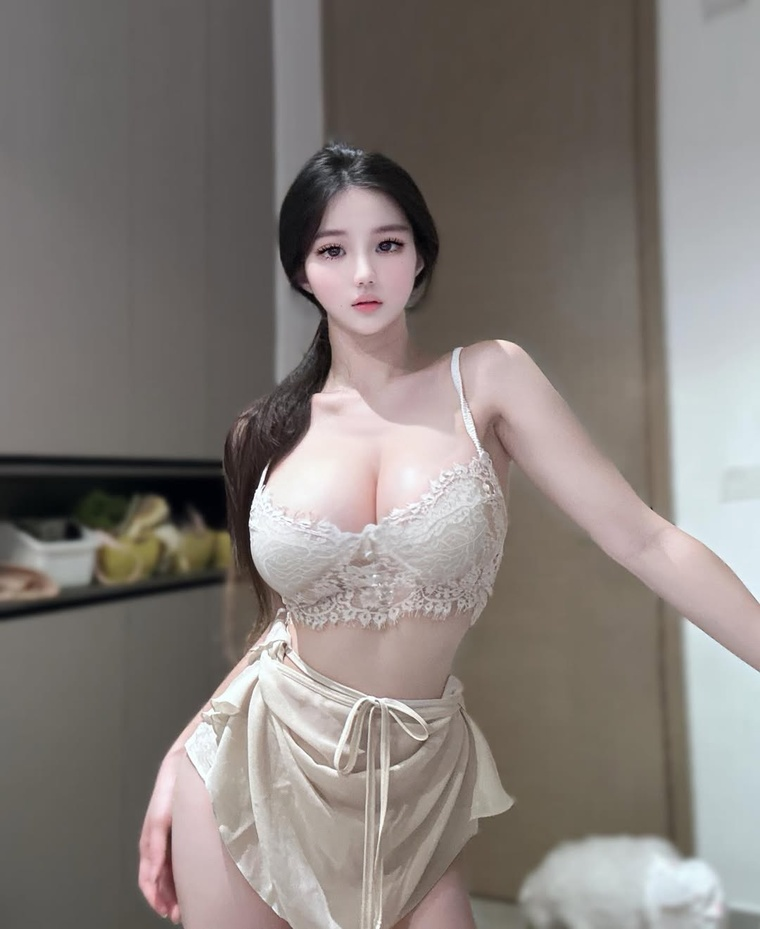
#> input picture data/au_1.jpg, 760 x 929 px, shrunk from 1080 x 1321 before the run; its folder holds only this picture in this run
$ python -i backup.py   (imports and definitions only)   (older library calls are emulated)
#> lines starting #> are read from the running program, lines starting #| are printed output that depends on the picture
#> further down, picture is the input picture: shape (929, 760, 3); mean B, G, R 120.9, 125.1, 132

# [47 lines of commented-out code are left out]

import numpy as np
import cv2
from scipy.fftpack import fft2, fftshift
from algorithm.image_forensics.global_algo import create_saveImg

def resample_detect(image: np.ndarray) -> dict:
    gray = cv2.cvtColor(image, cv2.COLOR_BGR2GRAY)
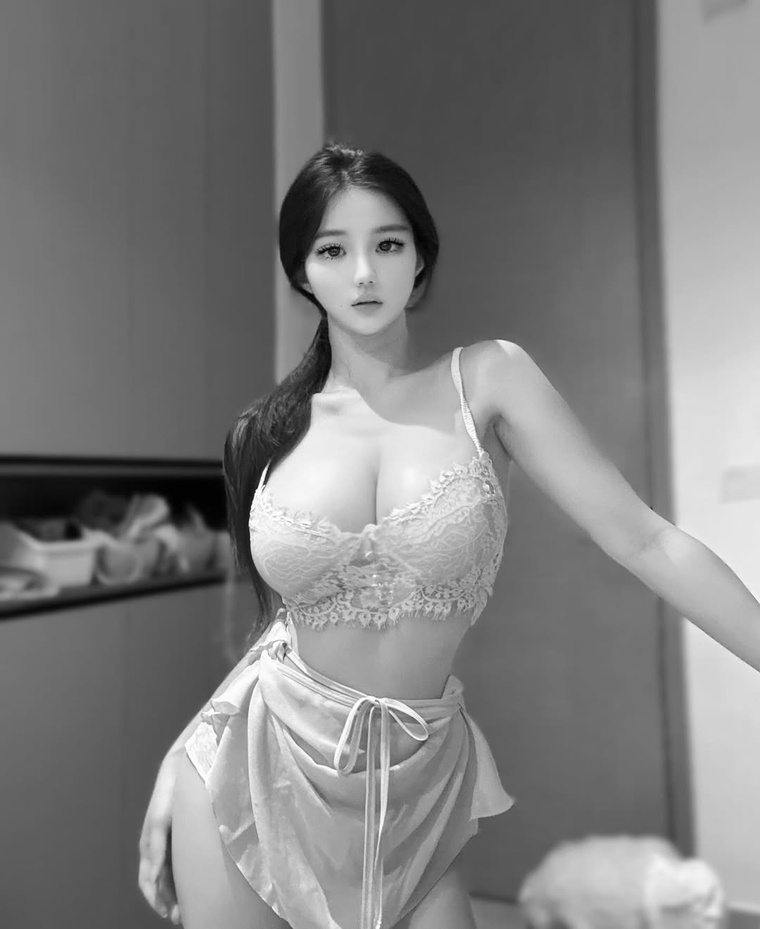
#> gray: shape (929, 760); min 1, max 255, mean 126.7

    # Laplacian enhancement to highlight resampling artifacts
    laplacian = cv2.Laplacian(gray, cv2.CV_64F)
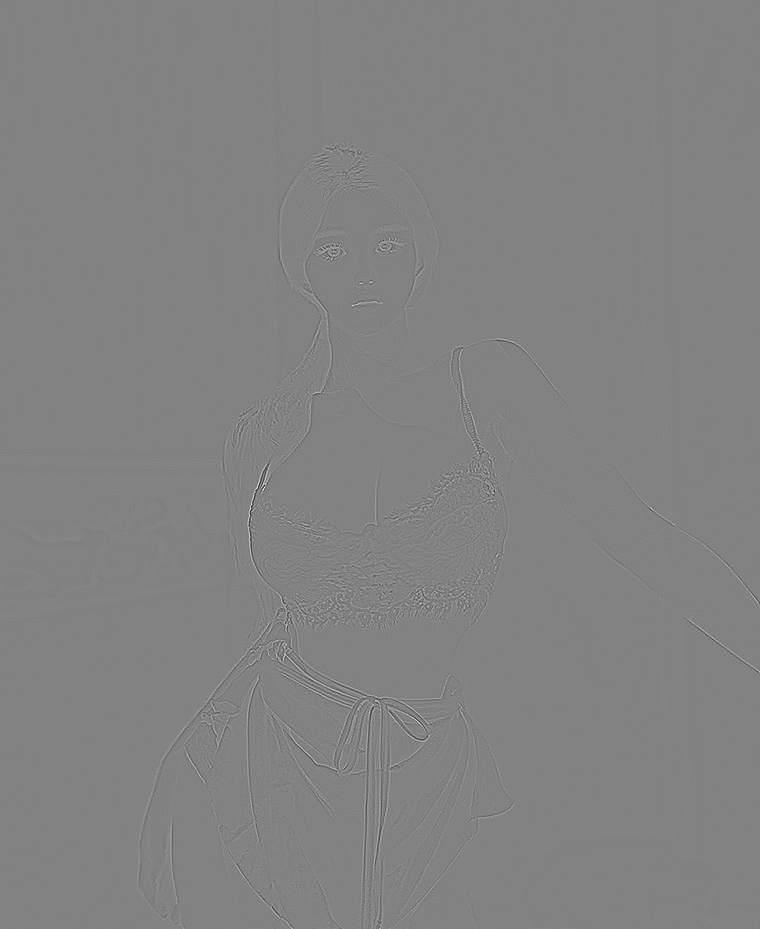
#> laplacian: shape (929, 760) float64; min -309, max 294, mean 0; drawn with min black and max white
    abs_lap = np.abs(laplacian)
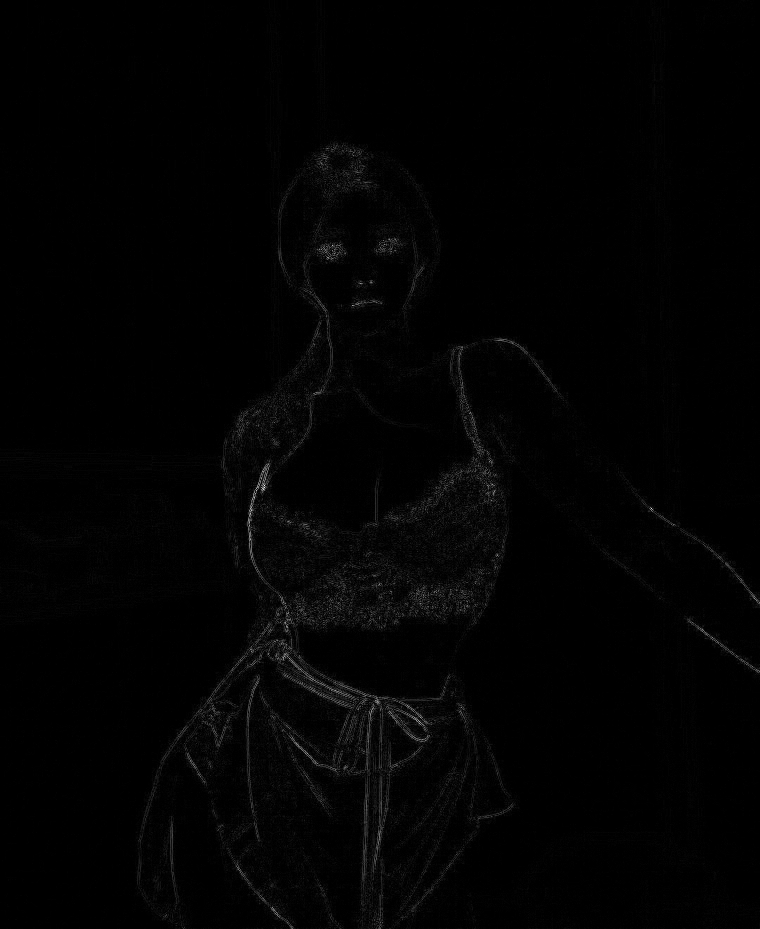
#> abs_lap: shape (929, 760) float64; min 0, max 309, mean 3.7; drawn with min black and max white

    # FFT to transform to frequency domain
    fft_img = fftshift(fft2(abs_lap))
    mag = np.abs(fft_img)
    mag = np.log1p(mag)
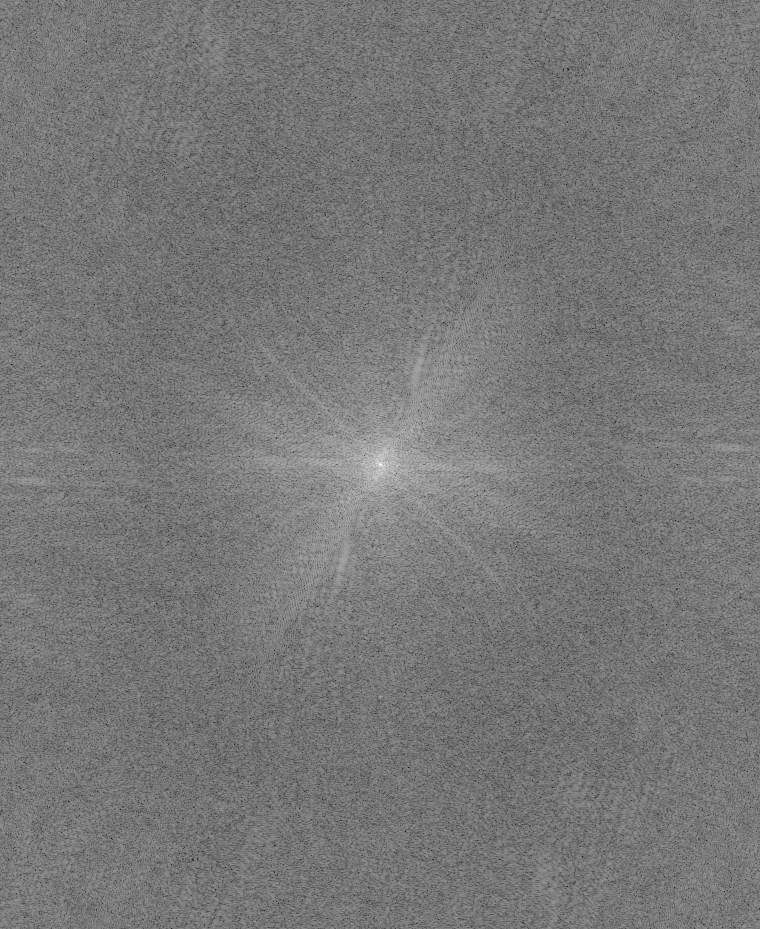
#> mag: shape (929, 760) float64; min 2.5, max 14.77, mean 8.27; drawn with min black and max white

    # Normalize the spectrum for display
    spectrum = cv2.normalize(mag, None, 0, 255, cv2.NORM_MINMAX).astype(np.uint8)


# In your feature_extractor.py or similar

# [59 lines left out: functions extractResample_features, partition_ela_features, not called in this run]

>>> import cv2
>>> picture = cv2.imread('data/au_1.jpg')
>>> result = resample_detect(picture)

$ run again, on data/au_3.jpg
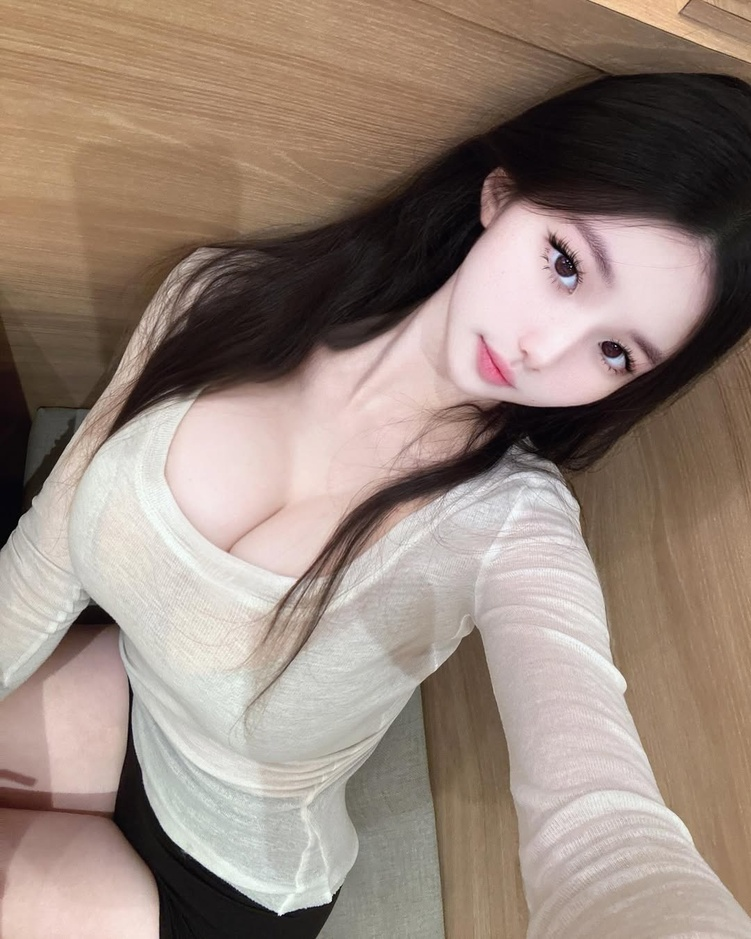
#> input picture data/au_3.jpg, 751 x 939 px, shrunk from 1080 x 1350 before the run
#> picture is the input picture: shape (939, 751, 3); mean B, G, R 123.7, 134.6, 152.1
#> in resample_detect, `abs_lap = np.abs(laplacian)`:
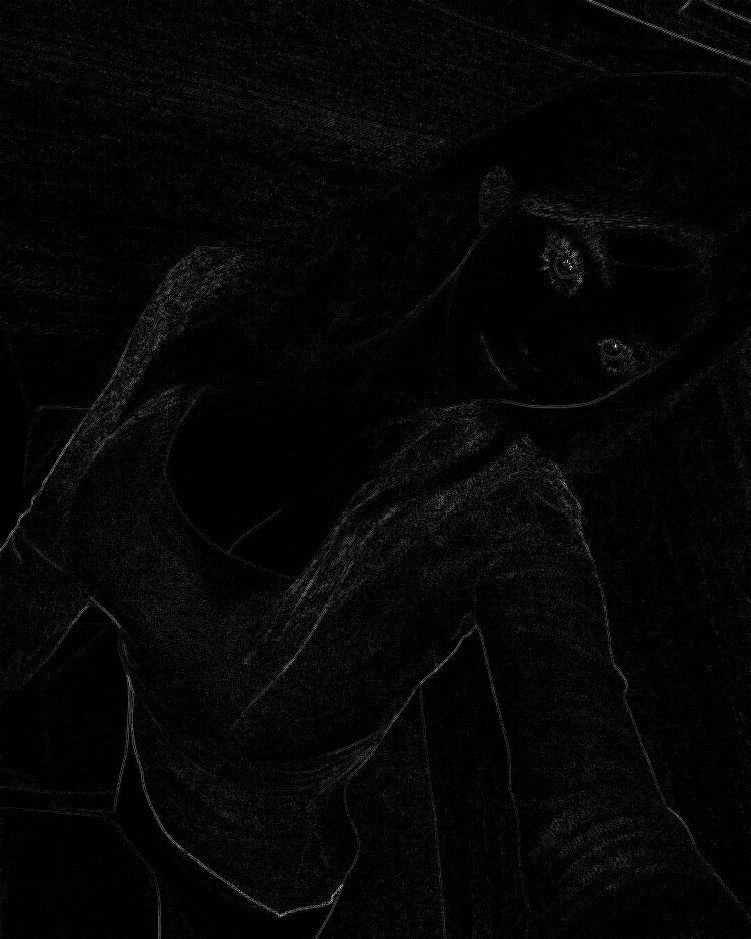
#> abs_lap: shape (939, 751) float64; min 0, max 351, mean 8.8; drawn with min black and max white
#> in resample_detect, `mag = np.log1p(mag)`:
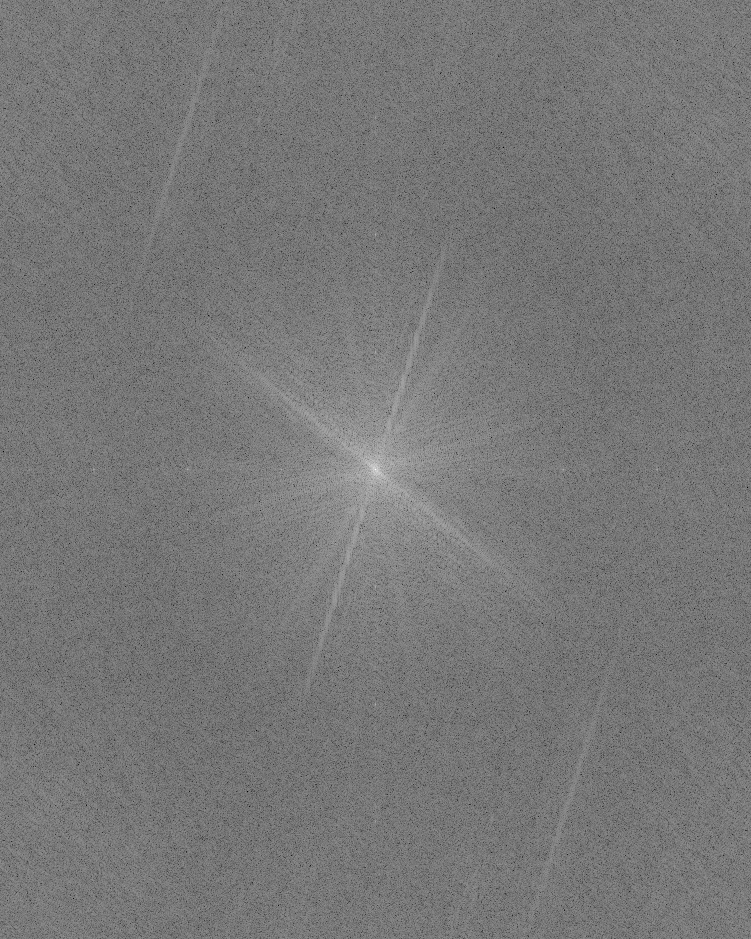
#> mag: shape (939, 751) float64; min 2.51, max 15.64, mean 8.68; drawn with min black and max white

$ run again, on data/au_4.jpg
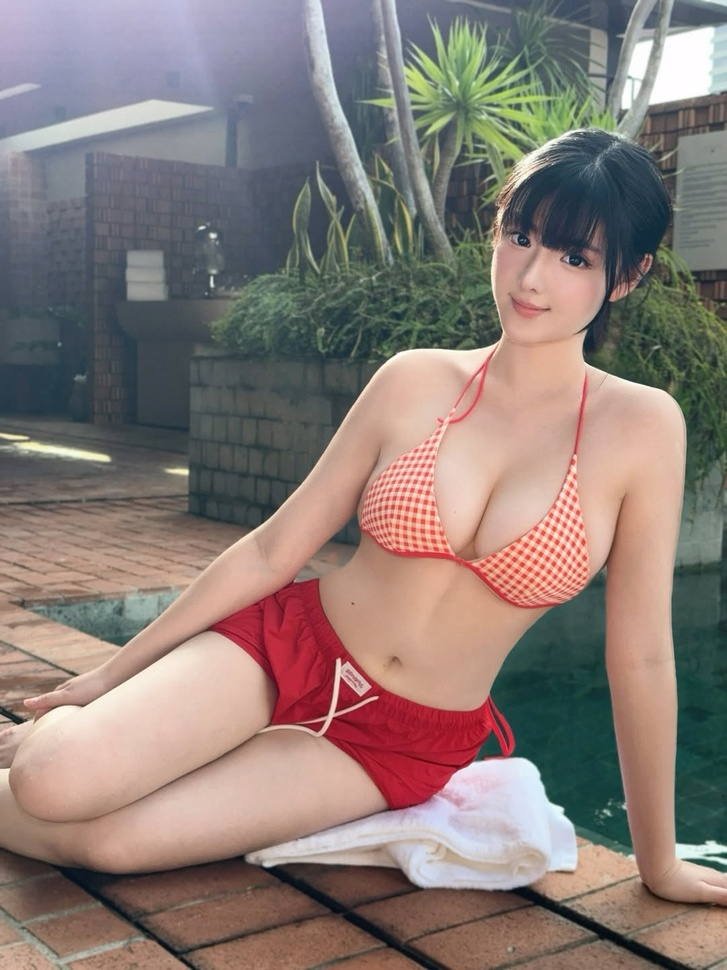
#> input picture data/au_4.jpg, 727 x 970 px, shrunk from 1080 x 1440 before the run
#> picture is the input picture: shape (970, 727, 3); mean B, G, R 118.5, 123.5, 137.4
#> in resample_detect, `abs_lap = np.abs(laplacian)`:
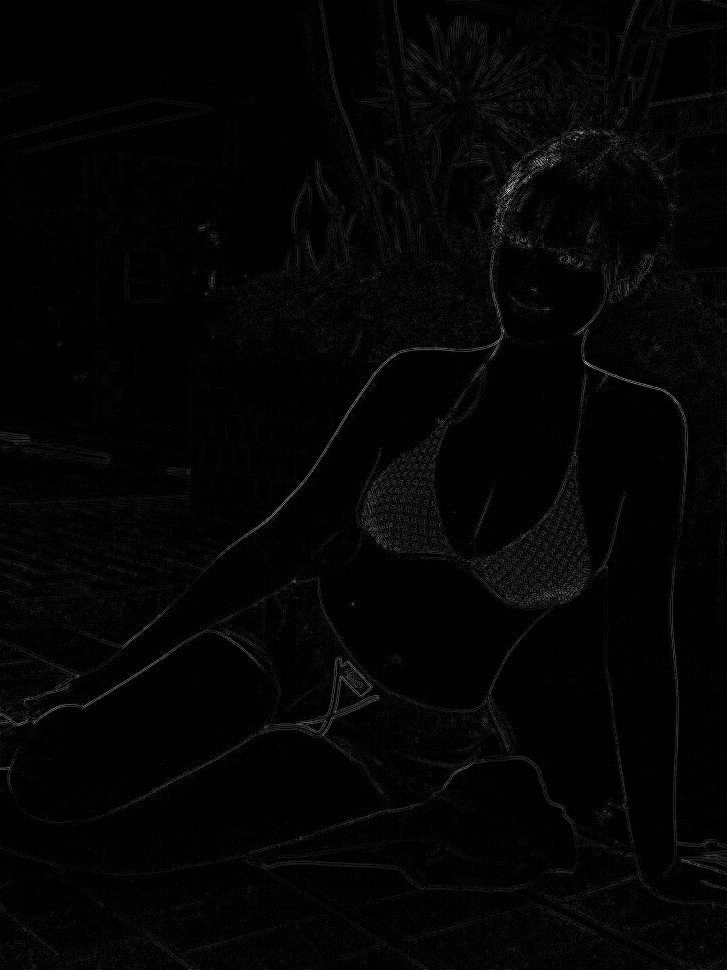
#> abs_lap: shape (970, 727) float64; min 0, max 355, mean 6.6; drawn with min black and max white
#> in resample_detect, `mag = np.log1p(mag)`:
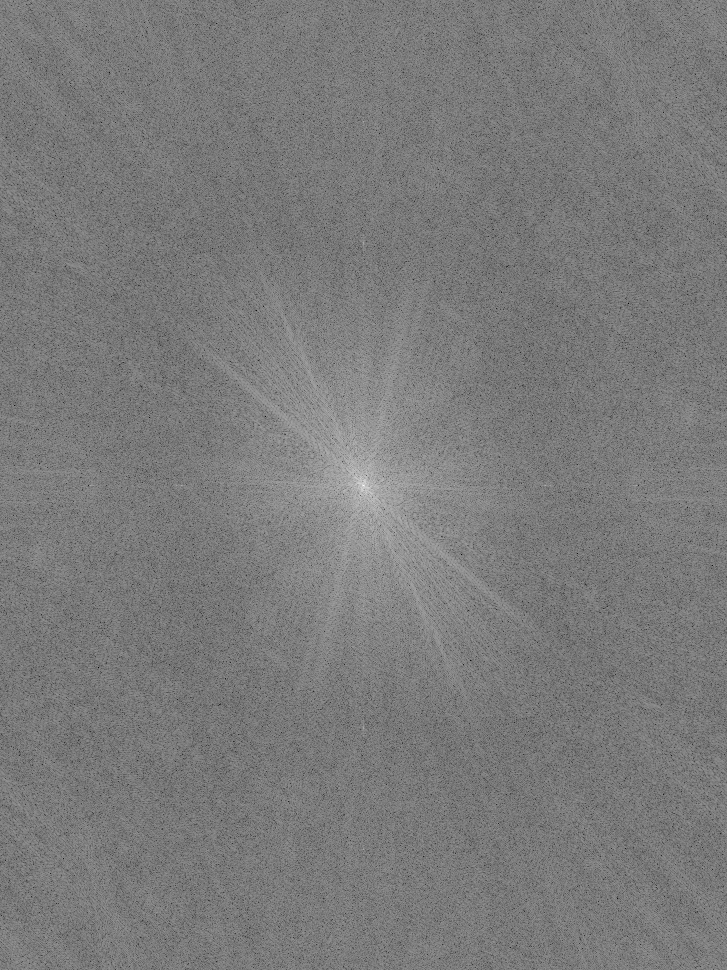
#> mag: shape (970, 727) float64; min 2.15, max 15.36, mean 8.51; drawn with min black and max white
